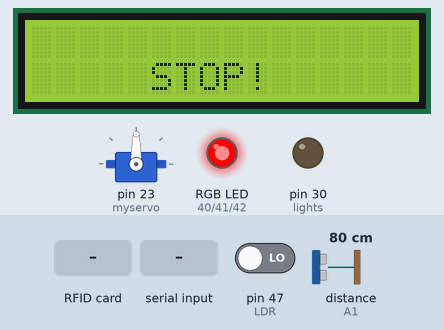
Recording of a sketch running on a simulated Arduino Mega 2560, built with avr-gcc and run on an emulated ATmega2560. On the bench: servo, 16×2 character LCD, an RGB LED mixed from three pins (HIGH = lit), output pins drawn as LEDs (lit = HIGH). The inputs (shaded band) are chosen by the test bench; at power-on: pin 47 (LDR) LOW, distance to the obstacle (sensor on A1) 80 cm. The echo pulse lasts 58.3 µs per cm; pins used as bus, display or sensor lines are not drawn; what the sketch prints to the serial monitor is not drawn.

Above: at 1.3 s.
1.4 s: RFID card 83 56 D7 0F held to the reader
At 1.7 s:
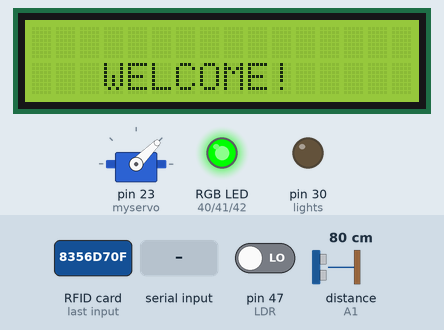
4.4 s: pin 47 (LDR) driven HIGH
At 6.9 s:
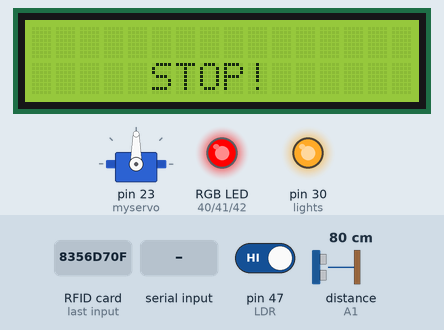
7.4 s: "UP\n" received over Serial
At 8.6 s:
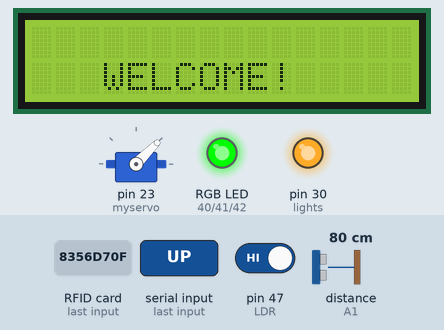
10.4 s: RFID card 23 F1 B0 0D held to the reader
At 13.3 s:
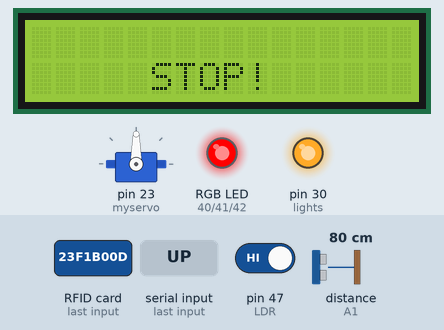
13.4 s: RFID card E6 23 FF 03 held to the reader
At 15.0 s:
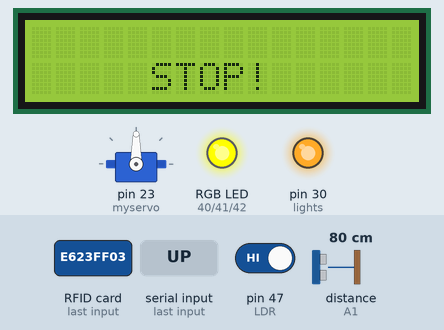
Timing chart, 0 to 19.0 s (numbered marks = the images above; inputs shaded):
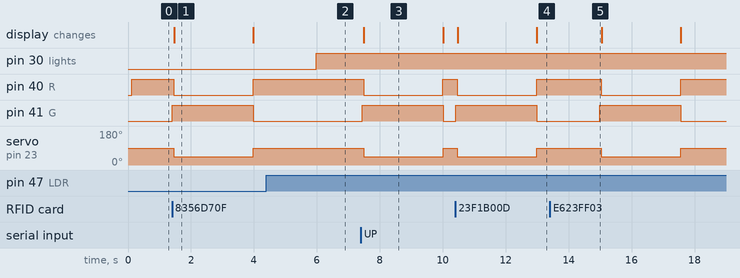

The sketch:

final_sketch.ino
```cpp
#include <Servo.h>
Servo myservo;

// RFID
#include <SPI.h>
#include <MFRC522.h>

#define SS_PIN 53
#define RST_PIN 5

MFRC522 mfrc522(SS_PIN, RST_PIN);

// Ultrasonic Sensor
#define trigPin A2
#define echoPin A1

// LCD
#include <LiquidCrystal_I2C.h>
LiquidCrystal_I2C lcd(0x27, 16, 2);  // set the LCD address to 0x27 for a 16 chars and 2 line display

// RGB
#define R 40
#define G 41
#define B 42

// defines variables
long duration;
int distance;

// Receiving Variables
String gateCtrl;
String lStat;
String remoteGate;

// Lights
#define lights 30
#define LDR 47
bool automatic_lights;

// Define the list of UIDs
byte knownUIDs[][4] = {
  {0x83, 0x56, 0xD7, 0x0F},
  {0x23, 0xF1, 0xB0, 0x0D},
  {0xE6, 0x23, 0xFF, 0x03} ,
  {0x4E, 0x90, 0x66, 0x3F}
};


void setup() {
  Serial.begin(9600); // Starts the serial communication

  pinMode(trigPin, OUTPUT); // Sets the trigPin as an Output
  pinMode(echoPin, INPUT); // Sets the echoPin as an Input

  pinMode(lights, OUTPUT);
  pinMode(LDR, INPUT);

  myservo.attach(23);  // attaches the servo on pin 9 to the servo object

  SPI.begin();
  mfrc522.PCD_Init();

  lcd.init();       // initialize the LCD
  lcd.backlight();

  pinMode(R, OUTPUT);   // Initialize the digital pin as an output
  pinMode(B, OUTPUT); // Initialize the digital pin as an output
  pinMode(G, OUTPUT);  // Initialize the digital pin as an output

  gateClosed();
  automatic_lights = true;
}

void loop(){
  if (automatic_lights) {
    autoLights();
  }

  if(Serial.available() > 0){
    String command = Serial.readStringUntil('\n'); // Read the command from Serial
    command.trim(); // Remove leading and trailing whitespaces

    if(command.equals("UP")){
      gateOpen();
    }
    else if(command.equals("DOWN")){
      gateClosed();
    }
    else if(command.equals("AUTO")){
      autoLights();
    }
    else if(command.equals("ON")){
      automatic_lights = false;
      lightOn();
    }
    else if(command.equals("OFF")){
      automatic_lights = false;
      lightOff();
    }

  }

  // carPresence();

  if (mfrc522.PICC_IsNewCardPresent() && mfrc522.PICC_ReadCardSerial()) {
    if (isKnownUID(mfrc522.uid.uidByte)) {
      Serial.println("known");
      gateOpen();
      delay(2000);
    }else{
      Serial.println("unknown");
    }
  }

  if (mfrc522.PICC_IsNewCardPresent() && mfrc522.PICC_ReadCardSerial()) {
    if (isKnownUID(mfrc522.uid.uidByte)) {
      Serial.println("known");
      gateOpen();
      delay(2000);
    }else{
      Serial.println("unknown");
    }
  }
}


// Light Control
void lightOn(){
    digitalWrite(lights, HIGH);
    Serial.println("ON");
}

void lightOff(){
    digitalWrite(lights, LOW);
    Serial.println("OFF");
}

void autoLights(){
  automatic_lights = true;
  int lightAmount = digitalRead(LDR);

  if(lightAmount == HIGH){
    lightOn();
  }else{
    lightOff();
  }
}

// Barrier - UP or DOWN
void gateControl(){
  if(Serial.available() > 0)
  {
    gateCtrl = Serial.readStringUntil('\n'); // Read until newline character
    gateCtrl.trim(); // Remove leading and trailing whitespaces

    if(gateCtrl.equals("UP"))
      gateOpen();
    else if(gateCtrl.equals("DOWN"))
      gateClosed();
  }
}

void gateClosed(){
  digitalWrite(R, HIGH);
  lcd.clear();                  // clear the screen
  lcd.setCursor(5, 1);          // set the cursor to the top-left corner
  lcd.print("STOP!");           // print "STOP!" to the LCD

  Serial.println("DOWN");
  myservo.write(90);
  setColor(255, 0, 0);
}

void gateOpen(){
  digitalWrite(G, HIGH);

  delay(50);
  Serial.println("UP");
  myservo.write(45);
  setColor(0, 255, 0);

  lcd.clear();                  // clear the screen
  lcd.setCursor(3, 1);          // set the cursor to the top-left corner
  lcd.print("WELCOME!");        // print "WELCOME!" to the LCD

  delay(2500);

  carPresence();
}

void setColor(int redValue, int greenValue, int blueValue) {
  analogWrite(R, redValue);     // Set the brightness of the red LED
  analogWrite(G, greenValue); // Set the brightness of the green LED
  analogWrite(B, blueValue);   // Set the brightness of the blue LED
}

void carPresence(){
  // Clears the trigPin
  digitalWrite(trigPin, LOW);
  delayMicroseconds(2);
  // Sets the trigPin on HIGH state for 10 micro seconds
  digitalWrite(trigPin, HIGH);
  delayMicroseconds(10);
  digitalWrite(trigPin, LOW);
  // Reads the echoPin, returns the sound wave travel time in microseconds
  duration = pulseIn(echoPin, HIGH);
  // Calculating the distance
  distance = duration * 0.034 / 2;
  // Prints the distance on the Serial Monitor
  // Serial.print("Distance: ");
  // Serial.println(distance);

  if (distance >= 9){
    gateClosed();
  }
}

// RFID Validation
// check if the scanned UID matches any of the known UIDs
bool isKnownUID(byte *uid) {
  // Compare the scanned UID with each known UID
  for (byte i = 0; i < sizeof(knownUIDs) / sizeof(knownUIDs[0]); i++) {
    if (compareUID(uid, knownUIDs[i], sizeof(knownUIDs[i]))) {
      return true; // UID matches a known UID
    }
  }
  return false; // UID doesn't match any known UID
}


// to compare two UIDs byte by byte
bool compareUID(byte *uid, byte *knownUID, byte size) {
  for (byte i = 0; i < size; i++) {
    if (uid[i] != knownUID[i]) {
      return false; // UID doesn't match
    }
  }
  return true; // UID matches
} 
```

Measured:
- after the input at 1.4 s, pin 40 (R): HIGH → LOW after 0.06 s, → HIGH 2.5 s later; pin 41 (G): LOW → HIGH at once, → LOW 2.6 s later; servo on pin 23 (myservo): 90° → 45° after 0.06 s, → 90° 2.5 s later; the display: changes after 0.07 s (image 1)
- after the input at 4.4 s, pin 30 (lights): LOW → HIGH after 1.6 s
- after the input at 7.4 s, pin 40 (R): HIGH → LOW after 0.09 s, → HIGH 2.5 s later; pin 41 (G): LOW → HIGH at once, → LOW 2.6 s later; servo on pin 23 (myservo): 90° → 45° after 0.09 s, → 90° 2.5 s later; the display: changes after 0.10 s (image 3)
- after the input at 10.4 s, pin 40 (R): HIGH → LOW after 0.07 s, → HIGH 2.5 s later; pin 41 (G): LOW → HIGH at once, → LOW 2.6 s later; servo on pin 23 (myservo): 90° → 45° after 0.07 s, → 90° 2.5 s later; the display: first changes after 0.08 s (image 4 shows a later state)
- after the input at 13.4 s, pin 40 (R): HIGH → LOW after 1.6 s, → HIGH 2.5 s later; pin 41 (G): LOW → HIGH after 1.6 s, → LOW 2.6 s later; servo on pin 23 (myservo): 90° → 45° after 1.6 s, → 90° 2.5 s later
- what the display in image 1 shows lasts 2.5 s, from 1.5 s to 4.0 s
